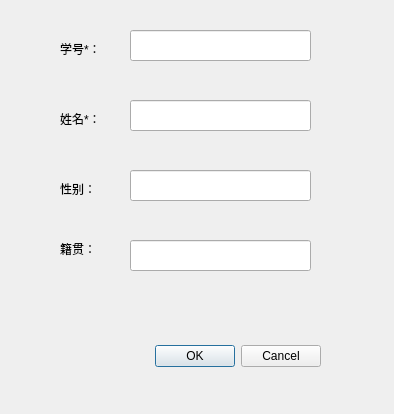
<?xml version="1.0" encoding="UTF-8"?>
<ui version="4.0">
 <class>Dialog_input</class>
 <widget class="QDialog" name="Dialog_input">
  <property name="geometry">
   <rect>
    <x>0</x>
    <y>0</y>
    <width>394</width>
    <height>414</height>
   </rect>
  </property>
  <property name="windowTitle">
   <string>输入学生信息</string>
  </property>
  <widget class="QDialogButtonBox" name="buttonBox">
   <property name="geometry">
    <rect>
     <x>-20</x>
     <y>340</y>
     <width>341</width>
     <height>32</height>
    </rect>
   </property>
   <property name="orientation">
    <enum>Qt::Horizontal</enum>
   </property>
   <property name="standardButtons">
    <set>QDialogButtonBox::Cancel|QDialogButtonBox::Ok</set>
   </property>
  </widget>
  <widget class="QLabel" name="label">
   <property name="geometry">
    <rect>
     <x>60</x>
     <y>110</y>
     <width>81</width>
     <height>18</height>
    </rect>
   </property>
   <property name="text">
    <string>姓名*：</string>
   </property>
  </widget>
  <widget class="QLabel" name="label_2">
   <property name="geometry">
    <rect>
     <x>60</x>
     <y>40</y>
     <width>81</width>
     <height>18</height>
    </rect>
   </property>
   <property name="text">
    <string>学号*：</string>
   </property>
  </widget>
  <widget class="QLabel" name="label_3">
   <property name="geometry">
    <rect>
     <x>60</x>
     <y>180</y>
     <width>81</width>
     <height>18</height>
    </rect>
   </property>
   <property name="text">
    <string>性别：</string>
   </property>
  </widget>
  <widget class="QLabel" name="label_4">
   <property name="geometry">
    <rect>
     <x>60</x>
     <y>240</y>
     <width>81</width>
     <height>18</height>
    </rect>
   </property>
   <property name="text">
    <string>籍贯：</string>
   </property>
  </widget>
  <widget class="QLineEdit" name="line_name">
   <property name="geometry">
    <rect>
     <x>130</x>
     <y>100</y>
     <width>181</width>
     <height>31</height>
    </rect>
   </property>
  </widget>
  <widget class="QLineEdit" name="line_id">
   <property name="geometry">
    <rect>
     <x>130</x>
     <y>30</y>
     <width>181</width>
     <height>31</height>
    </rect>
   </property>
  </widget>
  <widget class="QLineEdit" name="line_sex">
   <property name="geometry">
    <rect>
     <x>130</x>
     <y>170</y>
     <width>181</width>
     <height>31</height>
    </rect>
   </property>
  </widget>
  <widget class="QLineEdit" name="line_address">
   <property name="geometry">
    <rect>
     <x>130</x>
     <y>240</y>
     <width>181</width>
     <height>31</height>
    </rect>
   </property>
  </widget>
 </widget>
 <tabstops>
  <tabstop>line_id</tabstop>
  <tabstop>line_name</tabstop>
  <tabstop>line_sex</tabstop>
  <tabstop>line_address</tabstop>
 </tabstops>
 <resources/>
 <connections>
  <connection>
   <sender>buttonBox</sender>
   <signal>rejected()</signal>
   <receiver>Dialog_input</receiver>
   <slot>reject()</slot>
   <hints>
    <hint type="sourcelabel">
     <x>316</x>
     <y>260</y>
    </hint>
    <hint type="destinationlabel">
     <x>286</x>
     <y>274</y>
    </hint>
   </hints>
  </connection>
 </connections>
</ui>
